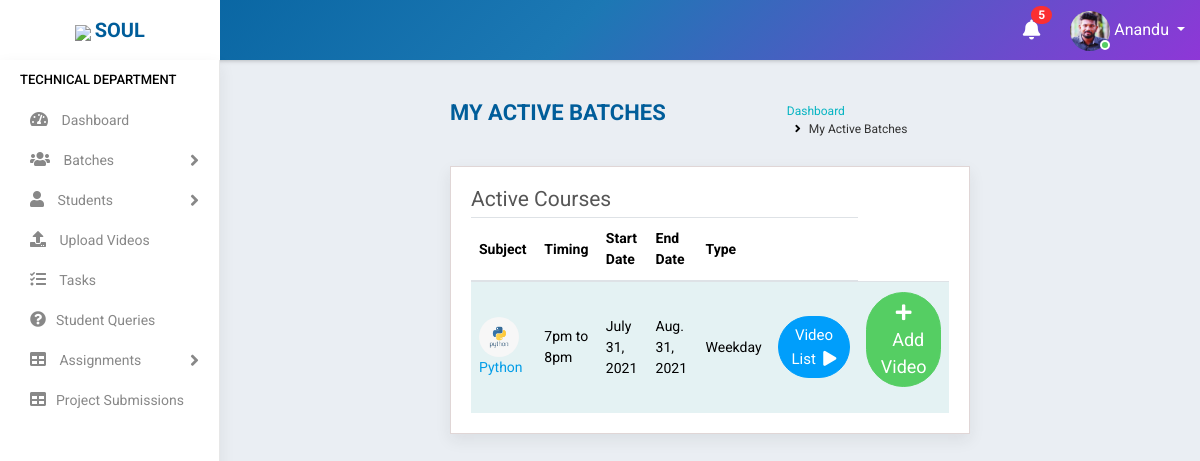
The app's page /trainer/batch_active_list/ (signed in) with its own data.
### accounts/models.py (models this page shows, shortened)
class Staff(models.Model):
    value= (
    ('1', 'Operations'),
    ('2', 'Sales'),
    ('3', 'Trainer'),
    ('4', 'Admin'),
    )
    state = (
    ('Andhra Pradesh','Andhra Pradesh'),
    ('Arunachal Pradesh','Arunachal Pradesh'),
    ('Assam','Assam'),
    ('Bihar','Bihar'),
    ('Chhattisgarh','Chattisgarh'),
    ('Goa','Goa'),
    ('Gujarat','Gujarat'),
    ('Haryana','Haryana'),
    ('Himachal Pradesh','Himachal Pradesh'),
    ('Jharkhand','Jharkhand'),
    ('Karnataka','Karnataka'),
    ('Kerala','Kerala'),
    ('Madhya Pradesh','Madhya Pradesh'),
    ('Maharashtra','Maharashtra'),
    ('Manipur','Manipur'),
    ('Meghalaya','Meghalaya'),
    ('Mizoram','Mizoram'),
    ('Nagaland','Nagaland'),
    ('Odisha','Odisha'),
    ('Rajasthan','Rajasthan'),
    ('Sikkim','Sikkim'),
    ('Tamil Nadu','Tamil Nadu'),
    ('Telangana','Telangana'),
    ('Tripura','Tripura'),
    ('Uttar Pradesh','Uttar Pradesh'),
    ('Uttarakhand','Uttarakhand'),
    ('West Bengal','West Bengal')
    )
    groups = (
        ('AB+', 'AB+'),
        ('AB-', 'AB-'),
        ('A+', 'A+'),
        ('A-', 'A-'),
        ('B+', 'B+'),
        ('B-', 'B-'),
        ('O+', 'O+'),
        ('O-', 'O-'),
        )
    user = models.OneToOneField(User,on_delete=models.CASCADE,null=True,blank=True)
    name = models.CharField(max_length=100,null=True, blank=True)
    empid = models.CharField(max_length=100,null=True, blank=True)
    mobile = models.CharField(max_length=10,null=True, blank=True)
    email = models.EmailField(max_length=200,null=True, blank=True)
    sex = models.CharField(max_length=10,null=True,choices=(('Male','Male'),('Female','Female')), blank=True)
    dob = models.DateField(null=True, blank=True)
    doj = models.DateField(null=True, blank=True)
    blood_group = models.CharField(max_length=100,null=True, blank=True,choices=groups)
    house = models.CharField(max_length=100,null=True, blank=True)
    street =models.CharField(max_length=100,null=True, blank=True)
    street2 =models.CharField(max_length=100,null=True, blank=True)
    city = models.CharField(max_length=100,null=True, blank=True)
    state = models.CharField(max_length=100,null=True,choices=state, blank=True)
    stype = models.CharField(max_length=100,null=True,choices=value, blank=True)
    status = models.CharField(max_length=20,choices=(('Active','Active'),('Inactive','Inactive')),default='Active')
    profile_pic = models.ImageField(null=True, blank=True,default="student.jpg")

class Batch(models.Model):
    mod_value= [
    ('1', 'Weekday'),
    ('2', 'Weekend')
    ]
    status_value= [
        ('Yet to start', 'Yet to start'),
        ('Ongoing', 'Ongoing'),
        ('Completed', 'Completed'),
    ]
    subject = models.ForeignKey(Courses,on_delete=models.CASCADE,null=True,blank=True)
    trainer = models.ForeignKey(Staff,on_delete=models.CASCADE,null=True,limit_choices_to={'stype':"3"},blank=True)
    timing = models.CharField(max_length=100, null=True,blank=True)
    start_date = models.DateField(null=True,blank=True)
    end_date = models.DateField(null=True,blank=True)
    link = models.CharField(max_length=1000,null=True,blank=True)
    passcode = models.CharField(max_length=100,null=True,blank=True,default="N/A")
    mode = models.CharField(max_length=100,choices=mod_value,default=1,blank=True)
    status = models.CharField(max_length=100,choices=status_value,blank=True,default="Yet to start")

class Courses(models.Model):
    name = models.CharField(max_length=300,null=True)
    fee = models.CharField(max_length=6)
    link = models.CharField(max_length=1000,null=True, blank=True)
    project_file = models.CharField(max_length=1000,null=True,blank=True)
    pic = models.ImageField(null=True, blank=True)
    def __str__(self):
        return self.name

### accounts/views.py (the view)
# urls.py: path('trainer/batch_active_list/', ActiveBatchList.as_view(),name='active_batch_list'),
class ActiveBatchList(View):
    def get(self, request):
        user=request.user
        if user.is_authenticated:
            note = Notification.objects.filter(receiver=user).filter(status="Not Read").order_by('-datetime')
            no_count = note.count()
            try:
                s = Staff.objects.get(user=user)
                batch = Batch.objects.filter(trainer=s).filter(status="Ongoing")
                if s.stype == "3":
                    return render(request,'accounts/activebatch.html',{'s':s,'batch':batch,'no_count':no_count,'note':note})
                else:
                    return redirect('home')
            except:
                return redirect('home')
        else:
            return redirect('logout')

### accounts/templates/accounts/activebatch.html (shortened to what this page needs)
{% extends 'accounts/main.html' %}
    {% block content %}
<div class="main-wrapper">
    {% include 'accounts/navbar.html' %}
    {% include 'accounts/sidebar_trainer.html' %}
        <div class="page-wrapper">
            <div class="content container-fluid">
                <div class="page-header">
                    <div class="row">
                        <div class="col-lg-7 col-md-12 col-sm-12 col-12">
                            <h5 class="text-uppercase">My Active Batches</h5>
                        </div>
                        <div class="col-lg-5 col-md-12 col-sm-12 col-12">
                            <ul class="list-inline breadcrumb float-right">
                                <li class="list-inline-item"><a href="{% url 'home' %}">Dashboard</a></li>
                                <li class="list-inline-item">My Active Batches</li>
                            </ul>
                        </div>
                    </div>
                </div>
                <div class="content-page">
                    <div class="row">
                        <div class="col-sm-8 col-5">
                            <h4 class="page-title">Active Courses</h4>
                        </div>
                    </div>
                    <div class="row">
                        <div class="col-md-12">
                            <div class="table-responsive">
                                <table class="table table-striped custom-table">
                                    <thead>
                                        <tr >
                                            <th >Subject</th>
                                            <th >Timing</th>
                                            <th >Start Date</th>
                                            <th >End Date</th>
                                            <th >Type</th>
                                            <th ></th>
                                        </tr>
                                    </thead>
                                    <tbody>
                                        {% for i in batch %}
                                        <tr>
                                            <td>
                                                <span class="user-img"><img class="rounded-circle" src="{{i.subject.pic.url}}" width="40" height="40">
                                                    <a href="{{i.link}}">{{i.subject}}</a></span></td>
                                            <td>{{i.timing}}</td>
                                            <td>{{i.start_date}}</td>
                                            <td>{{i.end_date}}</td>
                                            <td>{{i.get_mode_display}}</td>
                                            <td class="text-right"><a href="{% url 'batch_content_list' i.id %}" class="btn btn-info" style="border-radius: 80px 80px 80px 80px ;color: white">
                                                <span style="font-size:15px">Video List&nbsp;&nbsp;<i class="fas fa-play"></i></span></a></td>
                                            <td class="text-right">
                                                <p><a href="{% url 'batch_content' i.id %}" class="btn btn-success " style="border-radius: 80px 80px 80px 80px ;color: white">
                                                    <span style="font-size:18px"><i class="fas fa-plus"></i>&nbsp;&nbsp;Add Video</span></a></p>
                                            </td>
                                        </tr>
                                        {% empty %}
                                        <tr><td colspan="6"><center><b>No active batches</b></center></td></tr>
                                        {% endfor %}
                                    </tbody>
                                </table>
                            </div>
                        </div>
                    </div>
                </div>
            </div>
        </div>
    </div>
{% endblock %}

### accounts/templates/accounts/navbar.html (shortened to what this page needs)
<div class="header">
    <div class="header-left">
        <a href="https://www.teqstories.com" class="logo">
            <img src="https://www.teqstories.com/assets/images/Blue.png" style="height: 40px;width:auto;">
            <span class="text-uppercase"><b>Soul</b></span>
        </a>
    </div>
    <div class="page-title-box float-left">
    </div>
    <ul class="nav user-menu float-right">
        {% include 'accounts/mini/notify.html' %}
        <li class="nav-item dropdown has-arrow">
            <a href="#" class="dropdown-toggle nav-link user-link" data-toggle="dropdown">
                <span class="user-img">
                    {% if request.user.staff.profile_pic %}
                    <img class="rounded-circle" src="{{request.user.staff.profile_pic.url}}" width="40" height="40" alt="Admin">
                    {% endif %}
                    <span class="status online"></span></span>
                <span>{{request.user.staff.name|title}}</span>
            </a>
        </li>
    </ul>
</div>

### records on screen
Batch: subject.pic (picture), subject "Python", timing "7pm to 8pm", start_date "July 31, 2021", end_date "Aug. 31, 2021", mode "Weekday"

### other values on screen
{{ no_count }} "5"
{{ request.user.staff.name|title }} "Anandu"
